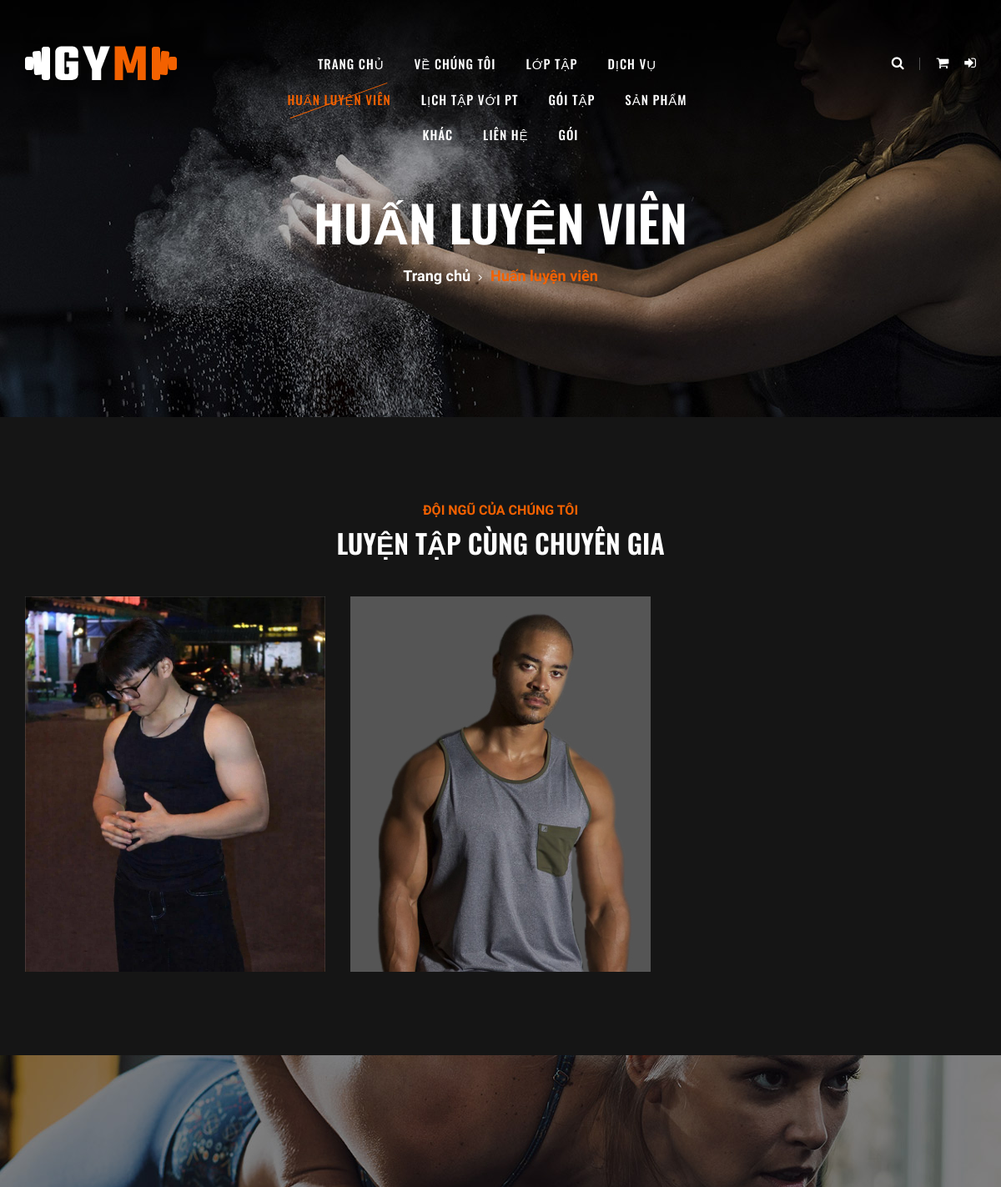
/client/trainers.php (upper part), run on an earlier commit of the app's database.
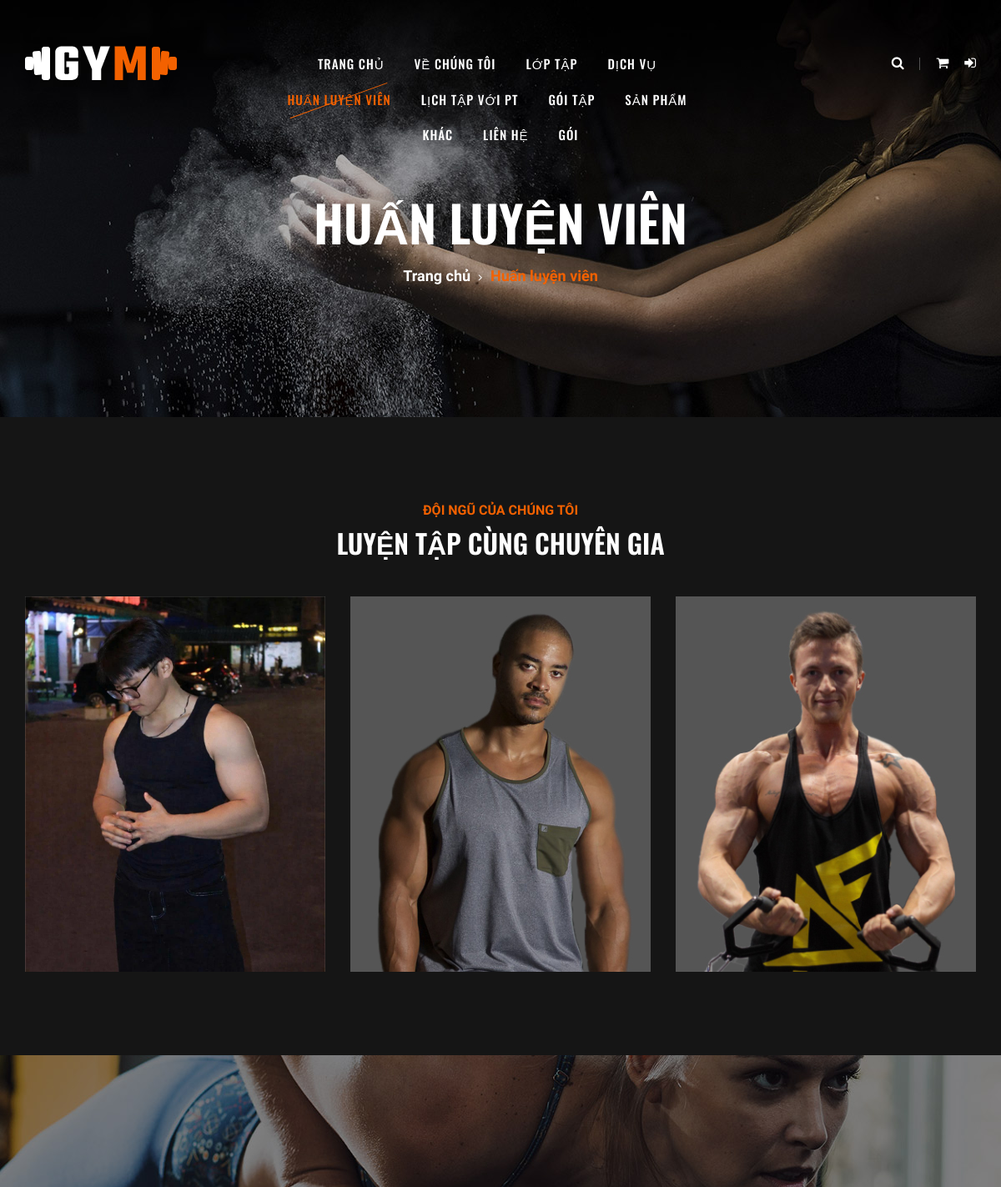
And on a later commit of the database.
### tables this page shows
CREATE TABLE `trainers` (
  `id` int NOT NULL AUTO_INCREMENT,
  `full_name` varchar(100) NOT NULL,
  `img` varchar(255) DEFAULT NULL COMMENT 'Đường dẫn hình ảnh huấn luyện viên',
  `type` enum('Nội bộ','Tự do') DEFAULT 'Nội bộ',
  `phone` varchar(15) NOT NULL,
  `status` varchar(50) DEFAULT NULL,
  PRIMARY KEY (`id`)
);

### client/trainers.php (the view, shortened to what this page needs)
<?php
require_once '../config/db.php';
$sql = "SELECT * FROM trainers WHERE status = 'hoạt động' ORDER BY id ASC";
$trainers_result = $conn->query($sql);
include 'layout/header.php';
?>
<section class="breadcrumb-section set-bg" data-setbg="assets/img/breadcrumb-bg.jpg">
    <div class="container">
        <div class="row">
            <div class="col-lg-12 text-center">
                <div class="breadcrumb-text">
                    <h2>Huấn luyện viên</h2>
                    <div class="bt-option">
                        <a href="index.php">Trang chủ</a>
                        <span>Huấn luyện viên</span>
                    </div>
                </div>
            </div>
        </div>
    </div>
</section>
<section class="team-section team-page spad">
    <div class="container">
        <div class="row">
            <div class="col-lg-12">
                <div class="section-title">
                    <span>Đội ngũ của chúng tôi</span>
                    <h2>LUYỆN TẬP CÙNG CHUYÊN GIA</h2>
                </div>
            </div>
        </div>
        <div class="row">
            <?php
            if ($trainers_result && $trainers_result->num_rows > 0) {
                while($trainer = $trainers_result->fetch_assoc()) {
                    $rawImg = trim($trainer['image'] ?? '');
                    if ($rawImg !== '') {
                        if (preg_match('/^https?:\/\//', $rawImg)) {
                            $imgPath = $rawImg;
                        } else {
                            $filename = basename($rawImg);
                            $imgPath = 'assets/img/team/' . $filename;
                        }
                        if (!preg_match('/^https?:\/\//', $imgPath) && !file_exists(__DIR__ . '/' . $imgPath)) {
                            $candidate = 'assets/img/team/team-' . intval($trainer['id']) . '.jpg';
                            if (file_exists(__DIR__ . '/' . $candidate)) {
                                $imgPath = $candidate;
                            } else {
                                $idx = (intval($trainer['id']) - 1) % 6 + 1;
                                $imgPath = 'assets/img/team/team-' . $idx . '.jpg';
                            }
                        }
                    } else {
                        $candidate = 'assets/img/team/team-' . intval($trainer['id']) . '.jpg';
                        if (file_exists(__DIR__ . '/' . $candidate)) {
                            $imgPath = $candidate;
                        } else {
                            $idx = (intval($trainer['id']) - 1) % 6 + 1;
                            $imgPath = 'assets/img/team/team-' . $idx . '.jpg';
                        }
                    }
            ?>
            <div class="col-lg-4 col-sm-6">
                <div class="ts-item set-bg" data-setbg="<?php echo htmlspecialchars($imgPath); ?>">
                </div>
            </div>
            <?php
                }
            } else {
            ?>
            <div class="col-lg-12 text-center">
                <p>Hiện tại chưa có huấn luyện viên nào.</p>
            </div>
            <?php } ?>
        </div>
    </div>
</section>
<section class="banner-section set-bg" data-setbg="assets/img/banner-bg.jpg">
</section>
<?php include 'layout/footer.php'; ?>

What changed in the data, as far as the page shows it:
added trainers: shows a picture
